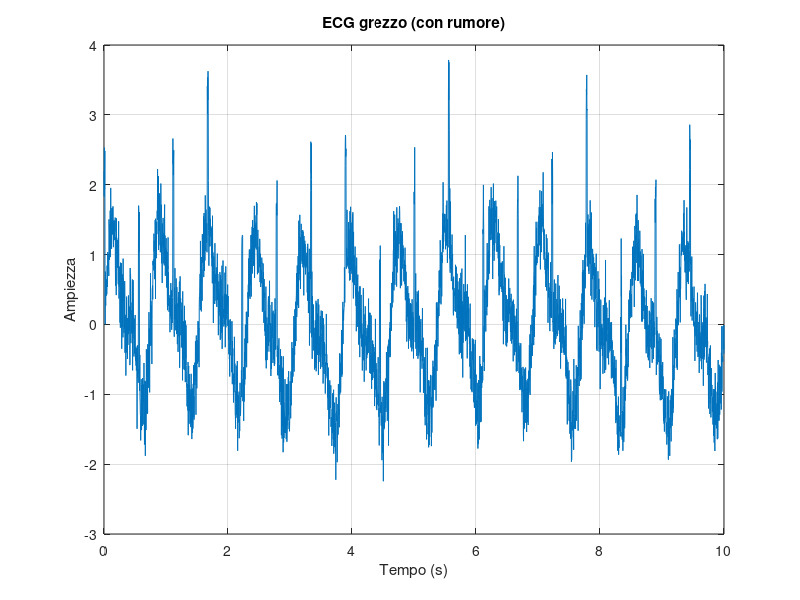
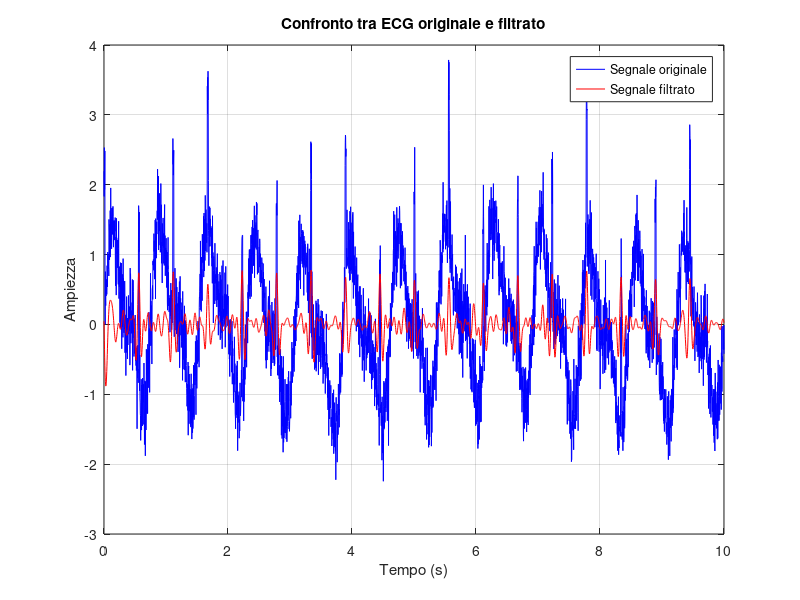
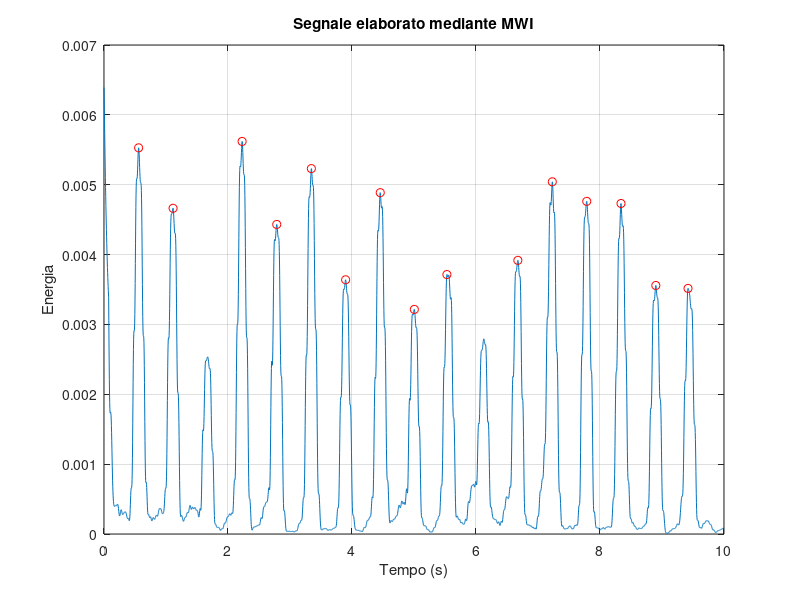
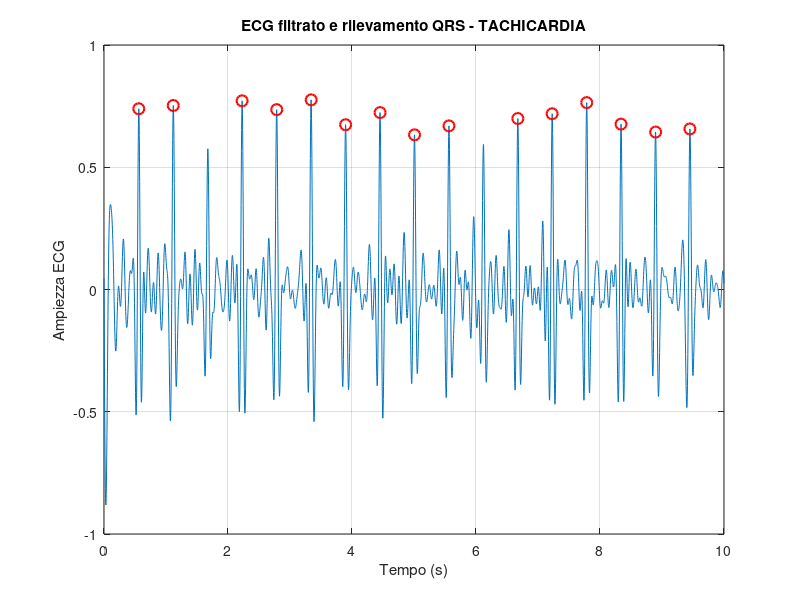

These figures' MATLAB source, in order:
%% =========================================================
% 1. PARAMETRI DI ACQUISIZIONE DEL SEGNALE
% =========================================================
% In questa sezione vengono definiti i parametri fondamentali per
% l'acquisizione del segnale ECG simulato, tra cui la frequenza di
% campionamento e la durata della registrazione.

% Fs (Sampling Frequency) = Frequenza di campionamento del segnale ECG.
% Il valore di 360 Hz è comunemente utilizzato in database ECG di
% riferimento, come quelli disponibili su PhysioNet.
% Tale valore garantisce che il segnale viene campionato 360 volte al secondo,
% consentendo una rappresentazione temporale accurata delle sue variazioni.
Fs = 360;

% Vettore temporale relativo a una registrazione della durata di 10 secondi.

t = 0:1/Fs:10;
% Tale vettore permette di associare ogni campione del segnale
% al relativo istante di acquisizione. Ciò consente di effettuare
% analisi temporali del tracciato ECG, quali l'identificazione dei
% battiti cardiaci, la valutazione della loro durata e lo studio della
% periodicità del ritmo cardiaco nel tempo.

%% =========================================================
% 2. GENERAZIONE DEL SEGNALE ECG SIMULATO
% =========================================================
% In assenza di dati provenienti da database clinici reali, viene
% generato un segnale ECG sintetico con caratteristiche semplificate ma
% sufficienti per la validazione preliminare dell'algoritmo.

% Componente sinusoidale di base che simula l'attività cardiaca periodica.
ecg_clean = sin(2*pi*1.3*t) + 0.5*sin(2*pi*2.6*t);
%La frequenza fondamentale (1.3 Hz) rappresenta il ritmo cardiaco
% simulato, mentre la seconda armonica contribuisce ad arricchire la
% morfologia del segnale.
%La sovrapposizione di più componenti
% sinusoidali consente infatti di ottenere una rappresentazione più
% realistica rispetto a una singola sinusoide.

%% Generazione artificiale dei complessi QRS
% I complessi QRS rappresentano la depolarizzazione ventricolare e
% costituiscono la componente più evidente dell'ECG.
% Vengono simulati introducendo picchi di ampiezza elevata in posizioni
% periodiche lungo il segnale.

for i = 1:200:length(t)  % Simulazione di un battito cardiaco ogni 200 campioni del segnale


    % Verifica necessaria per evitare errori.
    if i+5 < length(ecg_clean)

        % Incremento locale dell'ampiezza del segnale per simulare
        % un complesso QRS stretto e facilmente rilevabile.
        ecg_clean(i:i+5) = ecg_clean(i:i+5) + 2;

        % L'estensione di 6 campioni consente di ottenere un picco
        % sufficientemente stretto senza risultare eccessivamente
        % artificiale dal punto di vista morfologico.
    end
end

%% Introduzione di rumore fisiologico

% Per rendere il segnale più realistico vengono aggiunte due tipologie
% di disturbo comunemente presenti negli ECG reali:
% - rumore gaussiano ad alta frequenza;
% - deriva della linea di base (baseline wander) a bassa frequenza.


noise = 0.3*randn(size(t)) + 0.2*sin(2*pi*0.2*t);

% randn è una funzione che genera valori casuali con distribuzione
% gaussiana.

% La componente 0.3*randn(size(t)) simula il rumore ad alta frequenza
% tipicamente presente durante l'acquisizione del segnale ECG.

% Tale rumore può essere associato a interferenze elettroniche,
% artefatti degli elettrodi e rumore strumentale.

% La componente 0.2*sin(2*pi*0.2*t) rappresenta una sinusoide a bassa
% frequenza pari a 0.2 Hz.

% Questa componente simula la deriva della linea di base (baseline
% wander), fenomeno generalmente causato dalla respirazione e dai
% movimenti del paziente.

% La combinazione delle due componenti consente di ottenere un segnale
% maggiormente rappresentativo delle condizioni di acquisizione reali.

% Segnale ECG finale ottenuto dalla somma del segnale ideale e delle
% componenti di rumore.
ecg = ecg_clean + noise;

% ecg_clean rappresenta il segnale ECG ideale privo di disturbi.


%% =========================================================
% VISUALIZZAZIONE DEL SEGNALE ECG GREZZO
% =========================================================

figure; % Creazione di una nuova finestra grafica per la visualizzazione del segnale.

plot(t, ecg); % Rappresentazione del segnale ECG nel dominio del tempo.

% L'asse delle ascisse (X) rappresenta il tempo espresso in secondi.

% L'asse delle ordinate (Y) rappresenta l'ampiezza del segnale ECG.

title('ECG grezzo (con rumore)'); % Titolo del grafico che identifica il
% segnale prima delle operazioni di filtraggio.

xlabel('Tempo (s)');
ylabel('Ampiezza');

grid on; % Attivazione della griglia per facilitare la lettura del grafico
% e l'analisi visiva delle principali caratteristiche del segnale.


%% =========================================================
% 3. FILTRAGGIO DEL SEGNALE ECG
% =========================================================
% Viene applicato un filtro passa-banda compreso tra 5 Hz e 15 Hz,
% intervallo che contiene gran parte dell'energia associata ai complessi
% QRS. Tale operazione consente di attenuare il rumore ad alta frequenza
% e la deriva della linea di base.

[b,a] = butter(4, [5 15]/(Fs/2), 'bandpass');

% Il parametro "4" rappresenta l'ordine del filtro e determina la
% pendenza della risposta in frequenza, ovvero la rapidità con cui
% vengono attenuate le componenti al di fuori della banda selezionata.

% In generale, un ordine più elevato corrisponde a una maggiore
% selettività del filtro.

% filtfilt = filtraggio bidirezionale (forward e backward)
ecg_filt = filtfilt(b, a, ecg);

% L'applicazione della funzione filtfilt comporta l'esecuzione del
% filtro sia in avanti sia all'indietro lungo il segnale.

% Questa procedura elimina lo sfasamento temporale introdotto dal filtro
% e consente di preservare la corretta localizzazione temporale dei
% complessi QRS.

%% Confronto tra segnale originale e segnale filtrato
figure;

plot(t, ecg, 'b'); hold on;
plot(t, ecg_filt, 'r');

legend('Segnale originale','Segnale filtrato');
title('Confronto tra ECG originale e filtrato');
xlabel('Tempo (s)');
ylabel('Ampiezza');
grid on;

%% =========================================================
% 4. ALGORITMO DI PAN-TOMPKINS (VERSIONE SEMPLIFICATA)
% =========================================================
% L'algoritmo Pan-Tompkins è uno dei metodi più utilizzati per il
% rilevamento automatico dei complessi QRS. In questa implementazione
% viene proposta una versione semplificata delle sue principali fasi.

%% 4.1 Derivazione del segnale
% La derivata enfatizza le variazioni rapide di ampiezza tipiche dei
% complessi QRS e riduce l'influenza delle componenti più lente.

der = diff(ecg_filt);

% Ripristino della lunghezza originale del vettore.
der = [der 0];

%% 4.2 Elevamento al quadrato
% Tutti i valori diventano positivi e le variazioni di maggiore entità
% vengono amplificate, facilitando l'identificazione dei QRS.

sq = der.^2;

%% 4.3 Moving Window Integration (MWI)
% Calcolo dell'energia media del segnale all'interno di una finestra
% temporale di 150 ms, come previsto dall'approccio Pan-Tompkins.

win = round(0.15 * Fs);
mwi = movmean(sq, win);

%% Visualizzazione del segnale elaborato
figure;
plot(t, mwi);

title('Segnale elaborato mediante MWI');
xlabel('Tempo (s)');
ylabel('Energia');
grid on;

%% =========================================================
% 5. RILEVAMENTO DEI COMPLESSI QRS
% =========================================================
% L'identificazione dei picchi R viene effettuata mediante la funzione
% findpeaks applicata al segnale ottenuto dopo la fase di integrazione.

% Definizione di una soglia adattativa pari al 50% del valore massimo.
threshold = 0.5 * max(mwi);

[peaks, locs] = findpeaks(mwi, ...
    'MinPeakHeight', threshold, ...
    'MinPeakDistance', round(0.25*Fs));

% MinPeakHeight:
% esclude i picchi di ampiezza inferiore alla soglia.

% MinPeakDistance:
% impone una distanza minima tra due rilevazioni consecutive,
% evitando il conteggio multiplo dello stesso battito cardiaco.

% Visualizzazione delle posizioni dei picchi rilevati.
hold on;
plot(t(locs), peaks, 'ro');

%% =========================================================
% 6. CALCOLO DELLA FREQUENZA CARDIACA
% =========================================================
% La frequenza cardiaca viene stimata a partire dagli intervalli RR,
% ovvero dalle distanze temporali tra due picchi R consecutivi.

RR_intervals = diff(locs) / Fs;

% Conversione degli intervalli RR in battiti per minuto (bpm).
heart_rate = 60 ./ RR_intervals;

% Calcolo della frequenza cardiaca media.
fprintf('\nFrequenza cardiaca media: %.2f bpm\n', mean(heart_rate));

%% =========================================================
% 7. CLASSIFICAZIONE SEMPLIFICATA DEL RITMO CARDIACO
% =========================================================
% Classificazione basata sui valori medi della frequenza cardiaca:
% - Tachicardia: HR > 100 bpm
% - Bradicardia: HR < 60 bpm
% - Ritmo normale: 60 bpm <= HR <= 100 bpm

if mean(heart_rate) > 100
    label = "TACHICARDIA";
elseif mean(heart_rate) < 60
    label = "BRADICARDIA";
else
    label = "NORMALE";
end

fprintf('Diagnosi automatica: %s\n', label);

%% =========================================================
% 8. VISUALIZZAZIONE DEI RISULTATI
% =========================================================
% Rappresentazione del segnale filtrato con evidenziazione delle
% posizioni dei complessi QRS rilevati automaticamente.

figure;

% In questa fase vengono individuati i punti di massima ampiezza del
% segnale ECG filtrato in corrispondenza delle regioni precedentemente
% identificate come complessi QRS.

qrs_locs = zeros(size(locs));

for k = 1:length(locs)

    % Definizione della finestra di ricerca attorno al complesso QRS.
    start_idx = max(1, locs(k)-round(0.05*Fs));
    end_idx   = min(length(ecg_filt), locs(k)+round(0.05*Fs));

    % Ricerca del massimo locale del segnale filtrato.
    [~, idx_max] = max(ecg_filt(start_idx:end_idx));

    % Memorizzazione della posizione del picco individuato.
    qrs_locs(k) = start_idx + idx_max - 1;

end

% Visualizzazione del segnale ECG filtrato.
plot(t, ecg_filt);
hold on;

% Evidenziazione dei picchi R rilevati.
plot(t(qrs_locs), ecg_filt(qrs_locs), 'ro', 'MarkerSize',8, 'LineWidth',1.5);

title(['ECG filtrato e rilevamento QRS - ', label]);
xlabel('Tempo (s)');
ylabel('Ampiezza ECG');
grid on;

%% =========================================================
% 9. ESTRAZIONE DELLE FEATURE
% =========================================================
% In questa fase il segnale viene trasformato in una caratteristica
% numerica utilizzabile da futuri algoritmi di machine learning per
% compiti di classificazione o riconoscimento di patologie.

% La feature selezionata è la frequenza cardiaca media.
features = mean(heart_rate);

disp(' ');
disp('Feature estratta (Heart Rate medio):');
disp(features);

disp('=== FINE PROGETTO ECG ===');
